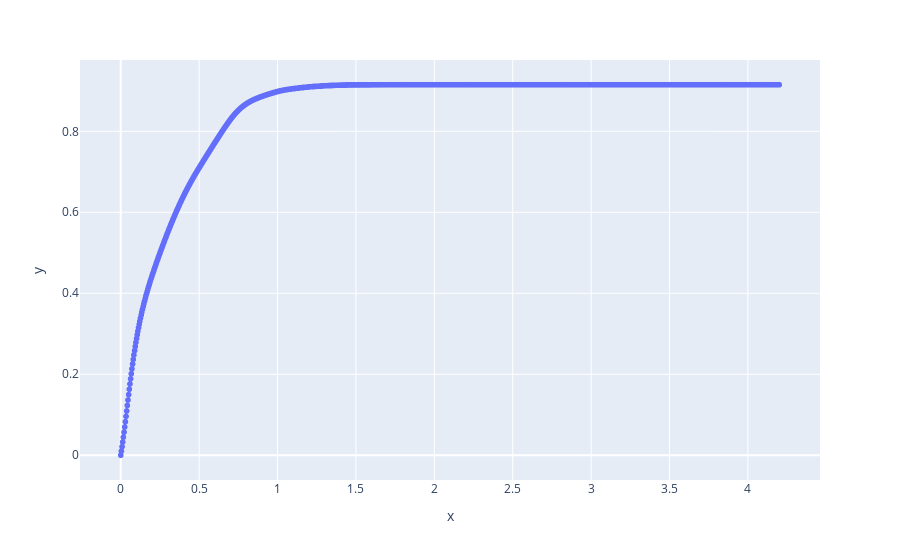

Notebook code cell kept with this figure:
### Code cell
xpts = np.linspace(0.0, 4.2, 1001)
px.scatter(x = xpts, y = ycdf)

### Figure 1 — Plotly figure (JSON) as saved in the notebook; plotly's stock layout.template omitted (floating-point values rounded to 4 significant figures; data arrays with more than 128 entries replaced by an {"elided": "..."} marker saying what was removed)
{"data": [{"hovertemplate": "x=%{x}<br>y=%{y}<extra></extra>", "legendgroup": "", "marker": {"color": "#636efa", "symbol": "circle"}, "mode": "markers", "name": "", "showlegend": false, "type": "scattergl", "x": {"elided": "1001 float values"}, "xaxis": "x", "y": {"elided": "1001 float values"}, "yaxis": "y"}], "layout": {"legend": {"tracegroupgap": 0}, "margin": {"t": 60}, "xaxis": {"anchor": "y", "domain": [0, 1], "title": {"text": "x"}}, "yaxis": {"anchor": "x", "domain": [0, 1], "title": {"text": "y"}}}}
